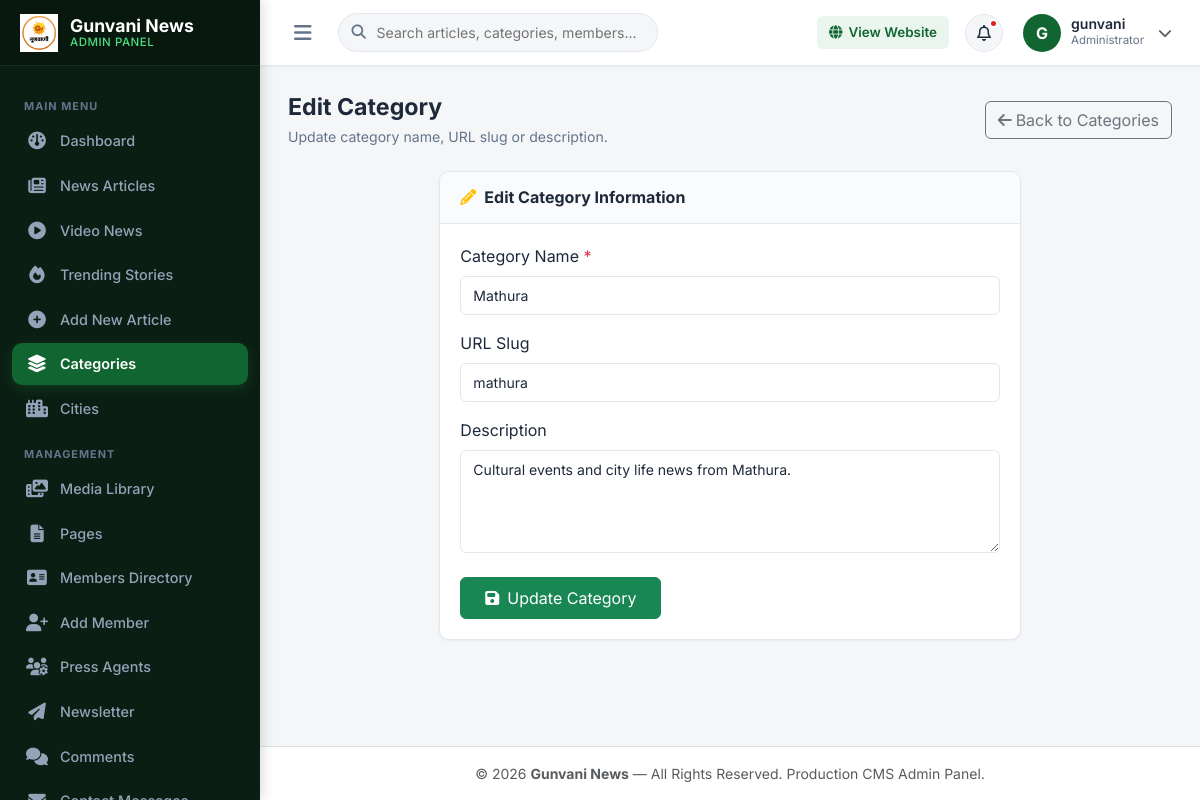
Page /admin/edit_category.php?id=4 (signed in) on the committed database.
### tables this page shows
CREATE TABLE `categories` (
  `id` int(11) NOT NULL,
  `name` varchar(255) NOT NULL,
  `slug` varchar(255) NOT NULL,
  `description` text DEFAULT NULL,
  `created_at` timestamp NULL DEFAULT current_timestamp()
);

### admin/edit_category.php (the view, shortened to what this page needs)
<?php
require_once 'db.php';
$id = isset($_GET['id']) ? (int) $_GET['id'] : 0;
$stmt = $pdo->prepare('SELECT * FROM categories WHERE id = ?');
$stmt->execute([$id]);
$category = $stmt->fetch(PDO::FETCH_ASSOC);
require_once 'admin_header.php';
?>
<div class="page-header">
    <div class="page-title-box">
        <h1>Edit Category</h1>
        <p>Update category name, URL slug or description.</p>
    </div>
    <div>
        <a href="categories.php" class="btn btn-outline-secondary">
            <i class="fa-solid fa-arrow-left me-1"></i>Back to Categories
        </a>
    </div>
</div>
<div class="row justify-content-center">
    <div class="col-lg-8">
        <div class="admin-card">
            <div class="admin-card-header">
                <h5><i class="fa-solid fa-pencil me-2 text-warning"></i>Edit Category Information</h5>
            </div>
            <div class="admin-card-body">
                <form method="post">
                    <div class="mb-3">
                        <label class="form-label font-weight-bold">Category Name <span class="text-danger">*</span></label>
                        <input type="text" name="name" class="form-control form-control-admin" value="<?= htmlspecialchars($category['name']) ?>" required>
                    </div>
                    <div class="mb-3">
                        <label class="form-label font-weight-bold">URL Slug</label>
                        <input type="text" name="slug" class="form-control form-control-admin" value="<?= htmlspecialchars($category['slug']) ?>">
                    </div>
                    <div class="mb-4">
                        <label class="form-label font-weight-bold">Description</label>
                        <textarea name="description" class="form-control form-control-admin" rows="4"><?= htmlspecialchars($category['description']) ?></textarea>
                    </div>
                    <button type="submit" name="save" class="btn btn-success px-4 py-2 font-weight-bold">
                        <i class="fa-solid fa-floppy-disk me-2"></i>Update Category
                    </button>
                </form>
            </div>
        </div>
    </div>
</div>
<?php require_once 'admin_footer.php'; ?>

### admin/admin_style.css (style rules this page uses)
:root { --admin-primary: #116530; --admin-primary-dark: #093b21; --admin-primary-light: #eaf5ee; --admin-accent: #d97706; --admin-accent-light: #fef3c7; --admin-danger: #dc2626; --admin-danger-light: #fee2e2; --admin-success: #16a34a; --admin-success-light: #dcfce7; --admin-info: #0284c7; --admin-info-light: #e0f2fe; --admin-bg: #f4f6f8; --admin-card-bg: #ffffff; --admin-border: #e2e8f0; --admin-text-main: #1e293b; --admin-text-muted: #64748b; --sidebar-width: 260px; --sidebar-collapsed-width: 78px; --topbar-height: 66px; --radius-sm: 6px; --radius-md: 10px; --radius-lg: 16px; --shadow-sm: 0 1px 3px rgba(0,0,0,0.05); --shadow-md: 0 4px 12px rgba(0,0,0,0.06); --shadow-lg: 0 10px 25px rgba(0,0,0,0.08); }
body.admin-body { font-family: 'Inter', sans-serif; background-color: var(--admin-bg); color: var(--admin-text-main); margin: 0; padding: 0; min-height: 100vh; display: flex; overflow-x: hidden; }
.page-header { display: flex; flex-wrap: wrap; align-items: center; justify-content: space-between; gap: 16px; margin-bottom: 24px; }
.page-title-box h1 { font-size: 1.45rem; font-weight: 700; color: var(--admin-text-main); margin: 0 0 4px 0; }
.page-title-box p { font-size: 0.88rem; color: var(--admin-text-muted); margin: 0; }
.admin-card { background: var(--admin-card-bg); border-radius: var(--radius-md); border: 1px solid var(--admin-border); box-shadow: var(--shadow-sm); margin-bottom: 24px; overflow: hidden; }
.admin-card-header { padding: 16px 20px; border-bottom: 1px solid var(--admin-border); display: flex; align-items: center; justify-content: space-between; background: #fafbfc; }
.admin-card-header h5 { font-size: 1rem; font-weight: 700; margin: 0; color: var(--admin-text-main); }
.admin-card-body { padding: 20px; }
.form-control-admin, .form-select-admin { padding: 8px 12px; font-size: 0.88rem; border-radius: var(--radius-sm); border: 1px solid var(--admin-border); background-color: #ffffff; color: var(--admin-text-main); outline: none; transition: border-color 0.2s ease, box-shadow 0.2s ease; }

### rows in the picture
categories: name "Mathura", slug "mathura", description "Cultural events and city life news from Mathura."

### other values in the picture
substr($adminUser, 0, 1) "G"
$adminUser "gunvani"
